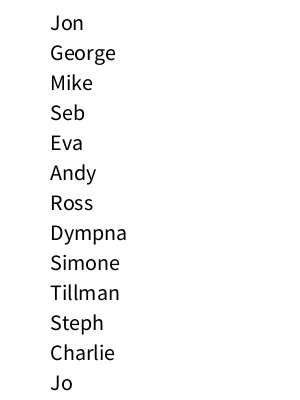
Frame 1 (no input)
Frame 60 (the mouse pressed at the canvas centre just before this capture): identical to frame 1, image omitted
Frame 120 (the mouse held since frame 60 and released just before this capture): identical to frame 1, image omitted

The Processing sketch that drew this single still picture (run headless with seeded random() and noise(); from frame 60 on, the mouse is pressed at the canvas centre):

// Processing sketch: namearray
// ── namearray.pde
ArrayList<String> names = new ArrayList(); 
// specify array list, type of array list, variable, new keyword for adding values from name into the array list
 
void setup()
{
  size(300,400);
  fill(0);
  textSize(22);
      
  names.add("Jon");
  names.add("George");
  names.add("Mike");
  names.add("Seb");
  names.add("Eva");
  names.add("Andy");
  names.add("Ross");
  names.add("Dympna");
  names.add("Simone");
  names.add("Tillman");
  names.add("Steph");
  names.add("Charlie");
  names.add("Jo");
}
 
void draw()
{
  background(255); 
  float yPos = 30;
   
  for (String name : names)
  {
    text(name,50,yPos);
    yPos = yPos+30;
  }
}
 
void keyPressed()
{
  if (key == 'j')
  {
    names.remove("Jon");
    names.remove("Jo");
  }
  else if (key == 's')
  {
    names.remove("Seb");
    names.remove("Simone");
    names.remove("Steph");
  }
  
  else if (key=='J' && !names.contains("Jo")) {
      
    names.add("Jon");
    names.add("Jo");
  }
  
  else if (key=='S' && !names.contains("S")) {
    
    names.add("Seb");
    names.add("Simone");
    names.add("Steph");
  }
}
